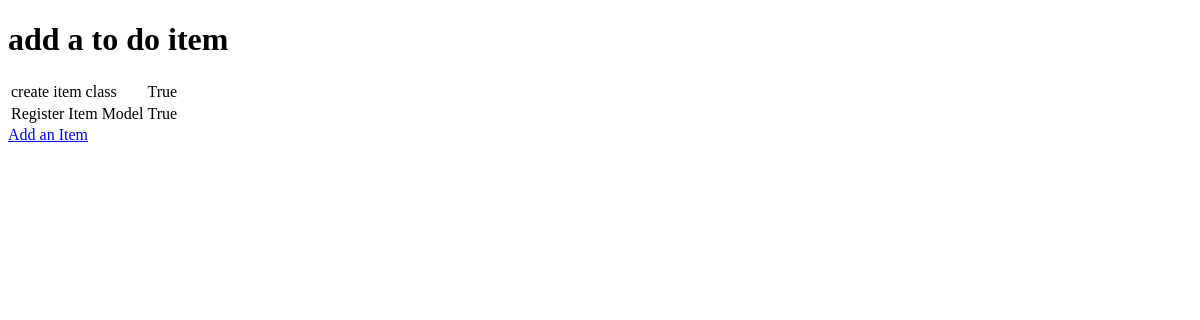
Before: / with the older database file.
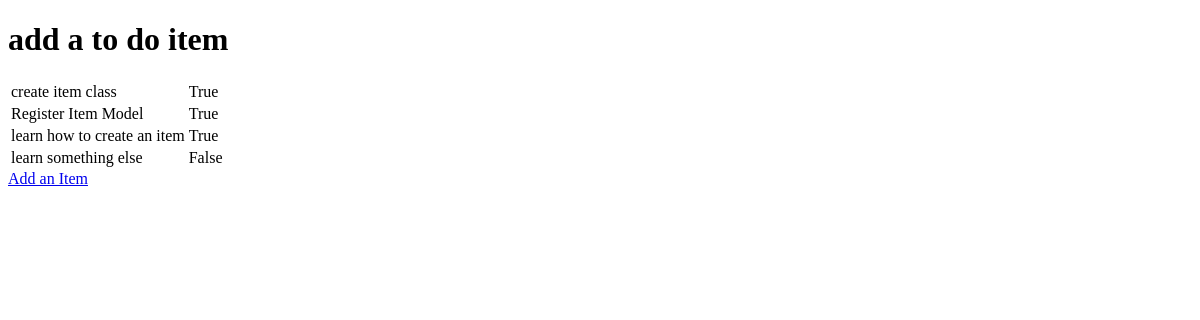
After: the same page with the newer database file.
### todo/models.py (models this page shows, shortened)
class Item(models.Model):
    name = models.CharField(max_length=50, null=False, blank=False)
    done = models.BooleanField(null=False, blank=False, default=False)

### todo/views.py (the view)
# urls.py: path('', get_todo_list, name='get_todo_list'),
def get_todo_list(request):
    items = Item.objects.all()
    context = {
        'items': items
    }
    return render(request, "todo/todo_list.html", context)

### todo/templates/todo/todo_list.html (shortened to what this page needs)
<!DOCTYPE html>
<html lang="en">
<head>
</head>
<body>
    <h1>add a to do item</h1>
    <table>
    {% for item in items %}
    <tr>
        <td>{{ item.name }}</td>
        <td>{{ item.done }}</td>
    </tr>
    {% endfor %}
</table>
<a href="/add">Add an Item</a>
</body>
</html>

Changed rows visible on the page:
added Item: name "learn how to create an item", done "True"
added Item: name "learn something else", done "False"
